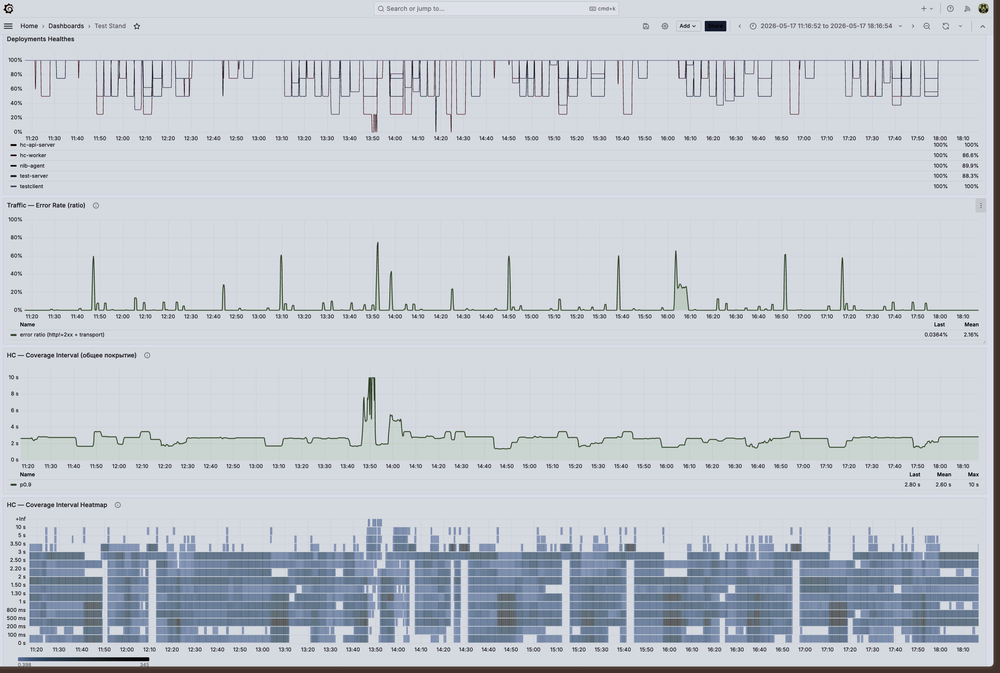
#> input picture nir_text/nlb_nir/many_experiments.png, 1000 x 673 px, shrunk from 3062 x 2060 before the run, found by its file name
$ python darkfig_to_light.py nir_text/nlb_nir/many_experiments.png
#> lines starting #> are read from the running program, lines starting #| are printed output that depends on the picture
#!/usr/bin/env python3
"""Превращает тёмные скриншоты (тёмная тема Grafana и т.п.) в светлые,
пригодные для печати: фон становится белым, а цвета линий сохраняются.

В отличие от обычного негатива (инверсии RGB), который перекрашивает оттенки
(зелёный становится малиновым, синий оранжевым), здесь инвертируется только
яркость в пространстве HSV. Дополнительно гасится насыщенность в светлых
областях, чтобы фон вышел действительно белым, а не цветным — так печать
расходует меньше краски.

Использование:
  # рядом появится <имя>_light.png, оригинал не трогается
  python3 nir_text/darkfig_to_light.py nir_text/nlb_nir/many_experiments.png

  # заменить на месте, сохранив оригинал как <имя>_dark.png
  python3 nir_text/darkfig_to_light.py --inplace nir_text/nlb_nir/*.png

  # сильнее/слабее выбеливать фон (0..1, по умолчанию 0.85)
  python3 nir_text/darkfig_to_light.py --alpha 0.9 fig.png
"""
import argparse
import sys
from pathlib import Path

from PIL import Image, ImageOps, ImageChops


def to_light(src: Image.Image, alpha: float = 0.85) -> Image.Image:
    """Инверсия яркости с сохранением оттенка и выбеливанием фона."""
#> called with alpha = 0.85
    h, s, v = src.convert("RGB").convert("HSV").split()
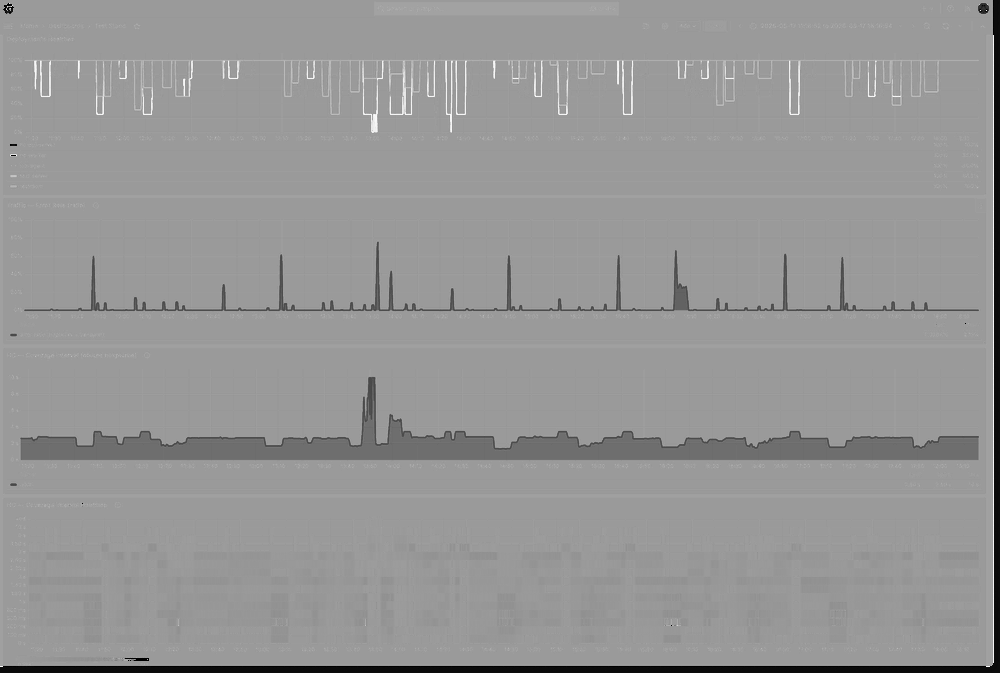
#> h: PIL image 1000x673 L; min 0, max 251, mean 150.1
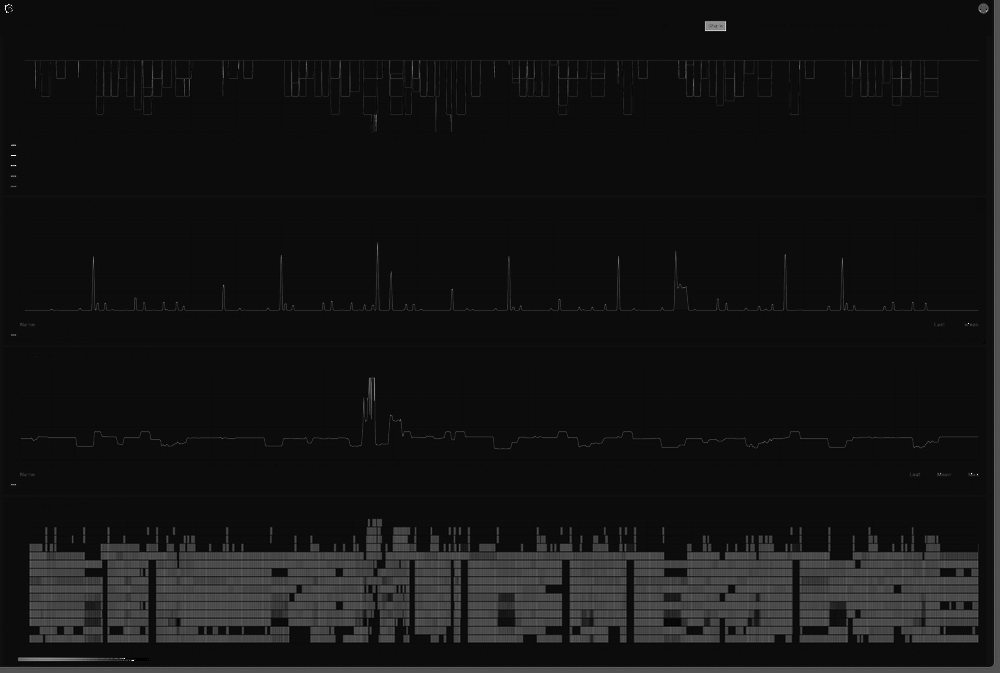
#> s: PIL image 1000x673 L; min 0, max 255, mean 20.1
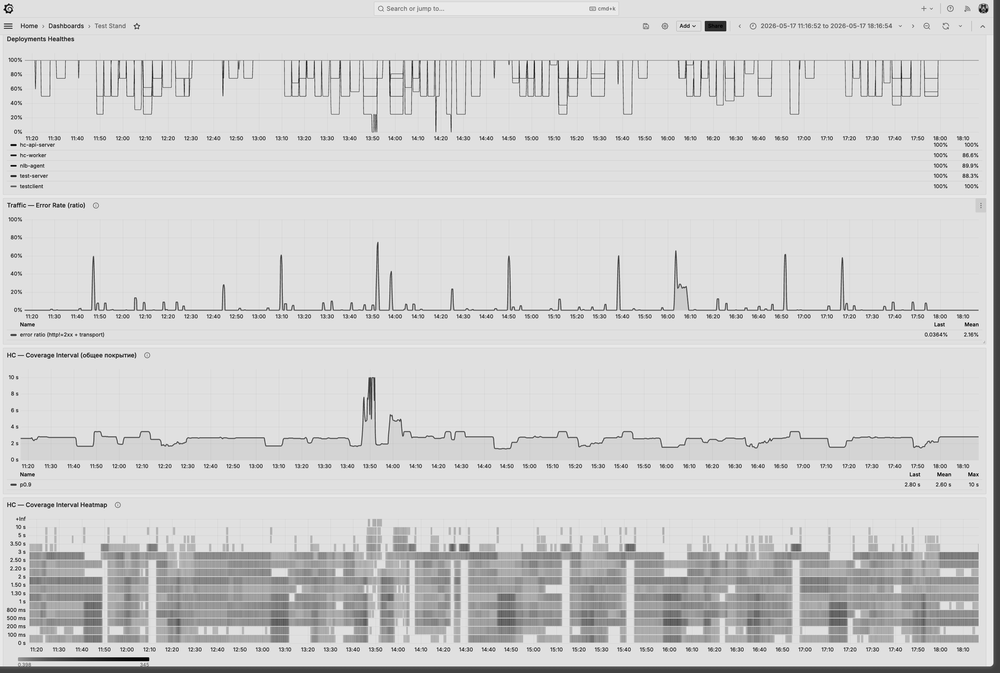
#> v: PIL image 1000x673 L; min 0, max 255, mean 209.5
    v_inv = ImageOps.invert(v)
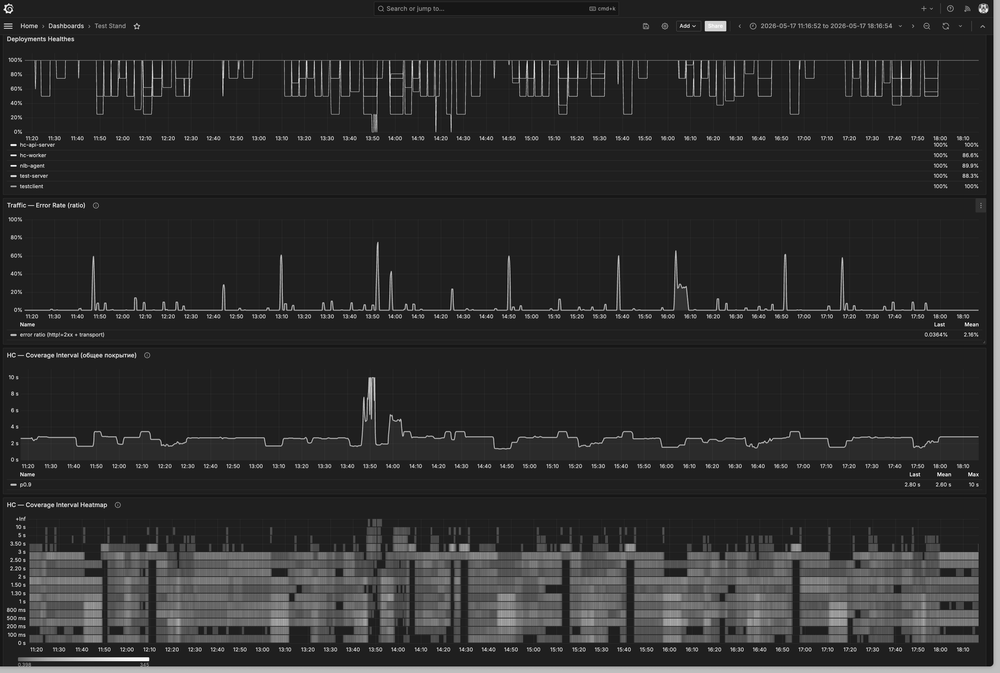
#> v_inv: PIL image 1000x673 L; min 0, max 255, mean 45.5
    # Чем светлее результат (фон), тем сильнее гасим насыщенность.
    factor = v_inv.point(lambda x: max(0, 255 - int(alpha * x)))
    s_new = ImageChops.multiply(s, factor)
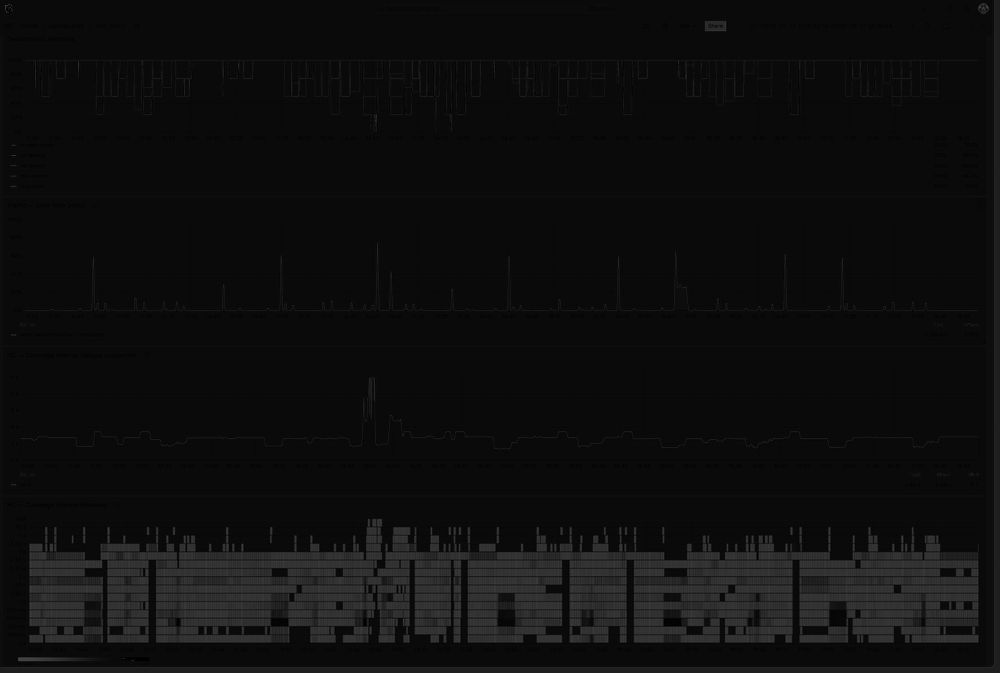
#> s_new: PIL image 1000x673 L; min 0, max 71, mean 14.6
    return Image.merge("HSV", (h, s_new, v_inv)).convert("RGB")
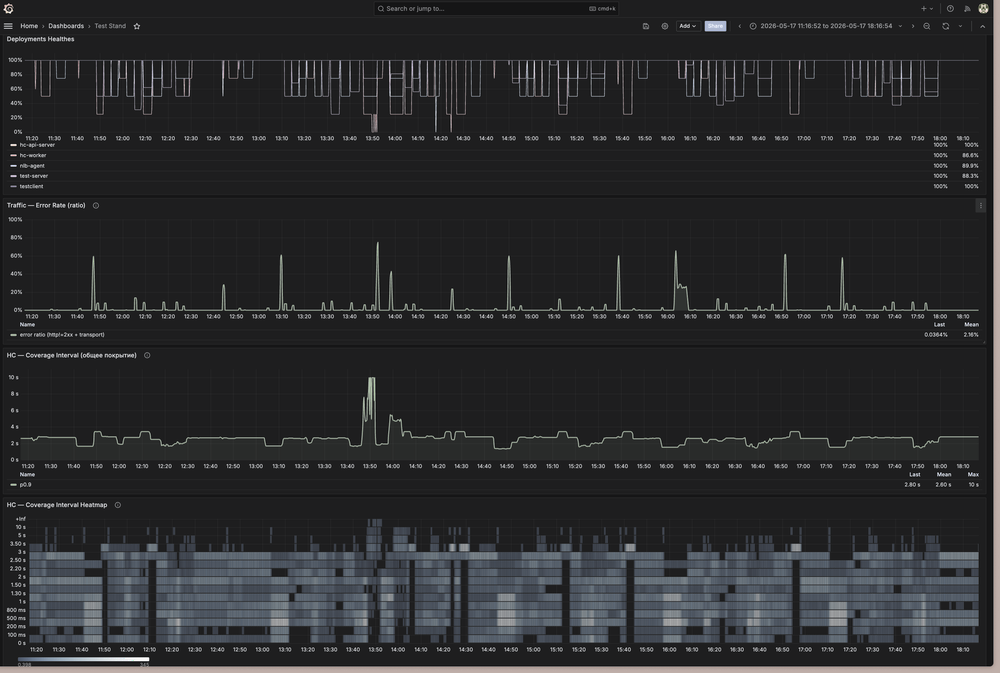
#> returned value: PIL image 1000x673 RGB; mean R, G, B 42.5, 43.2, 45.1


def main() -> int:
    ap = argparse.ArgumentParser(description="Тёмные рисунки -> светлые для печати.")
    ap.add_argument("images", nargs="+", type=Path, help="PNG/JPG файлы.")
    ap.add_argument("--alpha", type=float, default=0.85,
                    help="Сила выбеливания фона, 0..1 (по умолчанию 0.85).")
    ap.add_argument("--inplace", action="store_true",
                    help="Заменить файл, сохранив оригинал как <имя>_dark.<ext>.")
    ap.add_argument("--suffix", default="_light",
                    help="Суффикс для новой версии без --inplace (по умолчанию _light).")
    args = ap.parse_args()

    for path in args.images:
        if not path.exists():
            print(f"! нет файла: {path}", file=sys.stderr)
            continue
        light = to_light(Image.open(path), args.alpha)
        if args.inplace:
            backup = path.with_name(f"{path.stem}_dark{path.suffix}")
            if not backup.exists():
                path.replace(backup)
            else:
                print(f"  бэкап уже есть, не перезаписываю: {backup}", file=sys.stderr)
            light.save(path)
            print(f"{path}  (оригинал -> {backup.name})")
        else:
            out = path.with_name(f"{path.stem}{args.suffix}{path.suffix}")
            light.save(out)
            print(out)
    return 0


if __name__ == "__main__":
    raise SystemExit(main())
#> (the program exits here)
